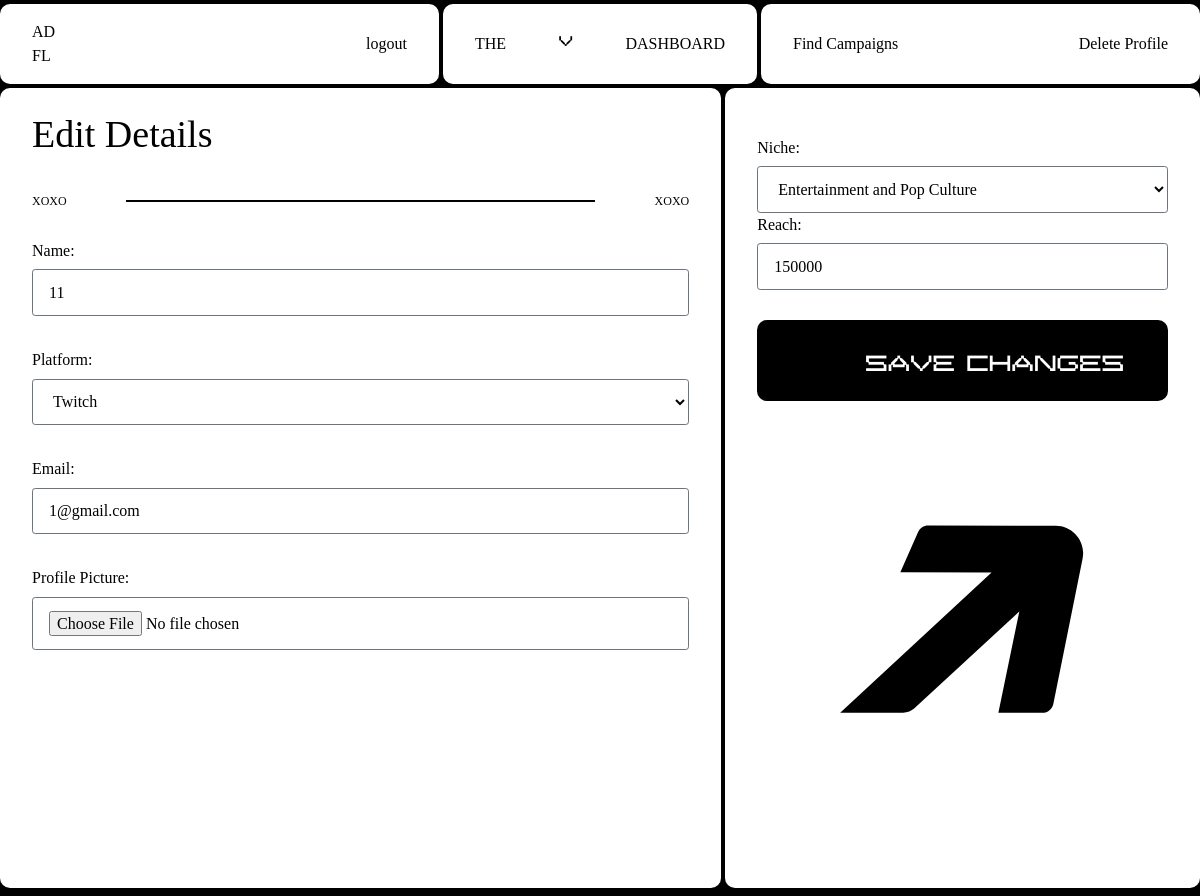
The page /influencer/editInfluencer/2 (signed in) on the database as committed earlier.
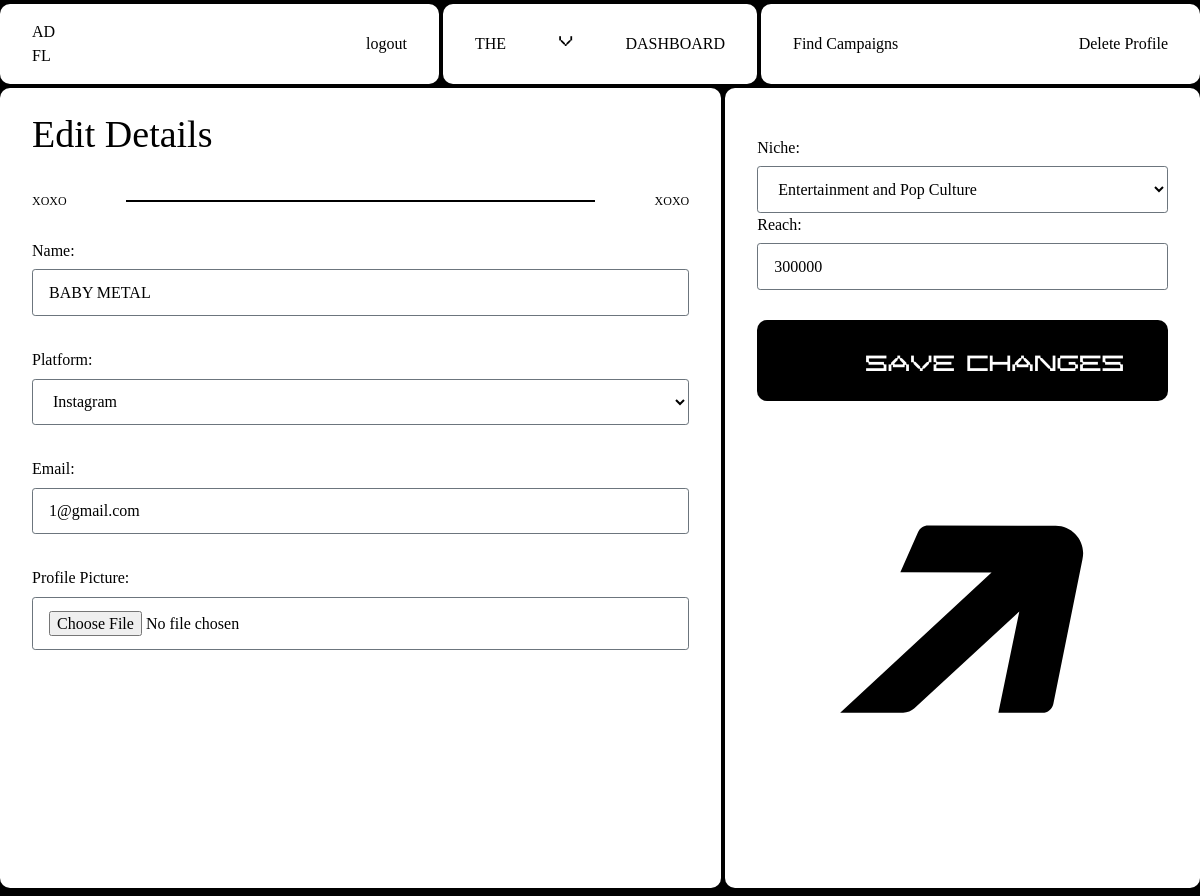
The same page on the database as committed later.
### Adfluence/models.py (models this page shows)
class Influencer(db.Model, UserMixin):
    __tablename__ = "influencer"
    id = db.Column(db.Integer, primary_key=True)
    name = db.Column(db.String(150), nullable=False)
    email = db.Column(db.String(150), nullable=False)
    profile_picture = db.Column(db.String(100), nullable=False)
    niche = db.Column(db.String(100), nullable=False)
    reach = db.Column(db.Integer, nullable=False)
    user_id = Column(Integer, ForeignKey("user.id"), nullable=False)
    platform = db.Column(db.String(100), nullable=False)
    bank_account_balance = db.Column(db.Float, default=0.0)
    flagged = db.Column(db.Boolean, default=False)
    transactions = relationship(
        "Transaction", backref="influencer", cascade="all, delete-orphan"
    )
    ratings = relationship("Rating", backref="influencer", cascade="all, delete-orphan")

### Adfluence/influencer.py (the view, shortened to what this page needs)
@influencer.route("/editInfluencer/<int:influencer_id>", methods=["GET", "POST"])
@role_required("Influencer")
@login_required
def editInfluencer(influencer_id):
    influencer = Influencer.query.get_or_404(influencer_id)
    return render_template("Influencer/editInfluencer.html", influencer=influencer)

### Adfluence/views.py (called while the page is built)
def role_required(role):
    def decorator(f):
        @wraps(f)
        def decorated_function(*args, **kwargs):
            if current_user.role != role:
                abort(403)
            return f(*args, **kwargs)
        return decorated_function
    return decorator

### Adfluence/templates/Influencer/editInfluencer.html (shortened to what the changed rows need)
{% extends "base.html" %} {% block head %}
<link
  rel="stylesheet"
  href="{{ url_for('static', filename='src/sponsor_css/create_ad_request.css') }}"
/>
{% endblock %} {% block content %}
<div class="container">
  <div class="form-wrapper">
    <form method="POST" enctype="multipart/form-data">
      <div class="content-wrapper">
        <div class="col col-1">
          <div class="header-ad header">
            <h1>Edit Details</h1>
          </div>
          <div class="form-fields">
            <div>
              <div class="form-field">
                <input
                  type="text"
                  id="name"
                  class="cc-input"
                  name="name"
                  value="{{ influencer.name }}"
                  required
                />
              </div>
            </div>
            <div>
              <div class="form-field">
                <select class="cc-input" name="platform" id="platform">
                  <option value="{{influencer.platform}}">
                    {{influencer.platform}}
                  </option>
                </select>
              </div>
            </div>
            <div>
              <div class="form-field">
                <input
                  type="email"
                  id="email"
                  name="email"
                  class="cc-input"
                  value="{{ influencer.email }}"
                  required
                />
              </div>
            </div>
            <div>
              <div class="form-field">
                <input
                  class="cc-input"
                  value="{{ influencer.profile_picture }}"
                  type="file"
                  id="profile_picture"
                  name="profile_picture"
                />
              </div>
            </div>
          </div>
        </div>
        <div class="col col-2">
          <div>
            <div class="form-field">
              <select class="cc-input" id="niche" name="niche">
                <option value="{{influencer.niche}}">{{influencer.niche}}</option>
              </select>
            </div>
          </div>
          <div>
            <div class="form-field">
              <input
                class="cc-input"
                type="number"
                id="reach"
                name="reach"
                value="{{ influencer.reach }}"
                required
              />
            </div>
          </div>
        </div>
      </div>
    </form>
  </div>
</div>
{% endblock %}

Rows that differ between the two databases and show on the page:
changed Influencer "1@gmail.com": name "11" → "BABY METAL"; platform "Twitch" → "Instagram"; reach "150000" → "300000"
